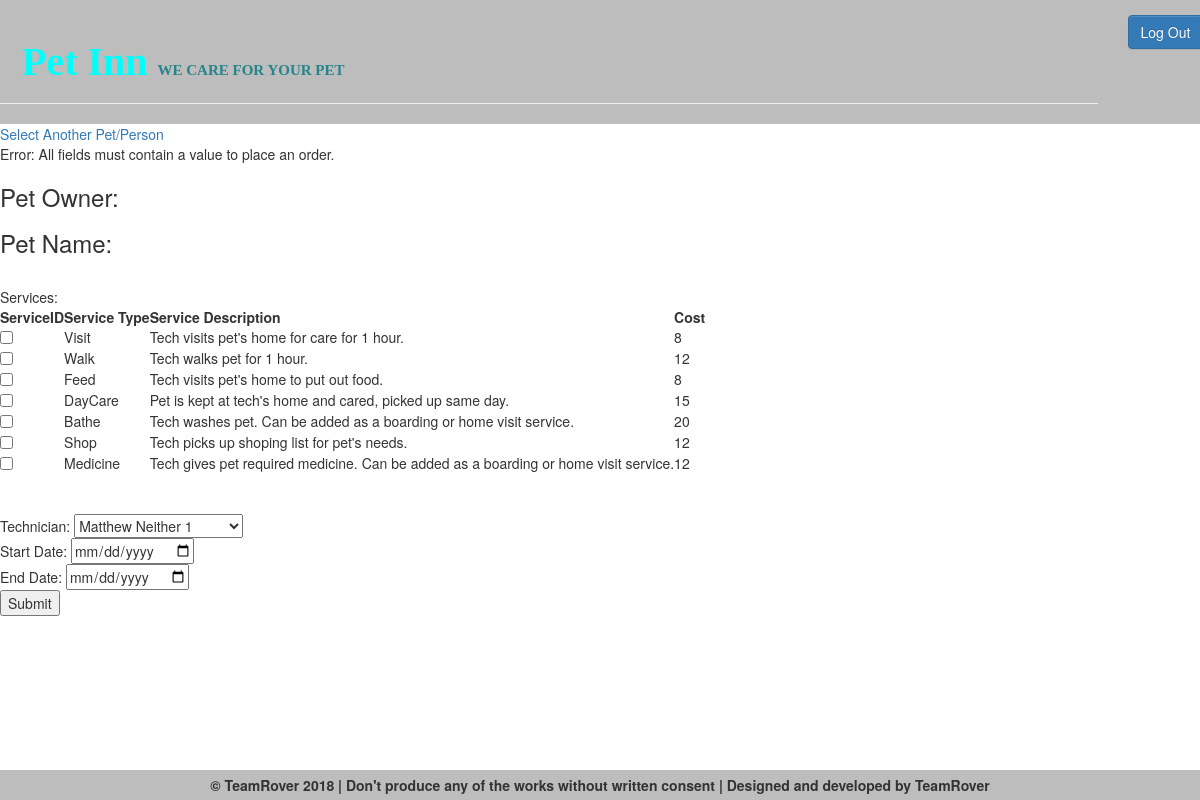
Page /ProjectTurnIN/ProjectCode/html/orderForm.php on the committed database.
### tables this page shows
CREATE TABLE `services` (
  `ServiceID` int(11) NOT NULL,
  `ServiceType` varchar(45) NOT NULL,
  `Description` varchar(255) NOT NULL,
  `Cost` float NOT NULL,
  PRIMARY KEY (`ServiceID`)
);

### ProjectTurnIN/ProjectCode/html/orderForm.php (the view, shortened to what this page needs)
<?php
    require_once('access.php');
?>
<!DOCTYPE html>
<html>
<head>
</head>
<body>
<?php include('header.php'); ?>
<a href = "./placeorder.php">Select Another Pet/Person</a>
<?php
    $pet_id      = $_SESSION['order_petid'];
    $person_name = $_SESSION['order_person'];
    $pet_name    = $_SESSION['order_pet'];
    $service_ok      = false;
    $serve_id_string = '';
    $start_date_ok = true;
    if(!isset($_POST['start_date'])) {
        $start_date_ok = false;
    }
    $end_date_ok = true;
    if(!isset($_POST['end_date'])) {
        $end_date_ok = false;
    }
    $technician_ok = true;
    if(!isset($_POST['technician'])) {
        $technician_ok = false;
    } else {
        $_SESSION['order_technician'] = $_POST['technician'];
    }
    if($service_ok && $start_date_ok && $end_date_ok && $technician_ok) {
        $_SESSION['order_startdate'] = $_POST['start_date'];
        $_SESSION['order_enddate']   = $_POST['end_date'];
        $query_parts = explode(" ", $_POST['technician']);
        $tech_id     = $query_parts[2];
        $query_parts     = explode("xxx", $serve_id_string);
        $serve_id_string = '';
        for($i=0;$i<count($query_parts)-2;$i++) {
            $serve_id_string .= $query_parts[$i];
        }
        $total_cost = 0;
        $sql        = "SELECT * FROM services WHERE ServiceID IN (" . $serve_id_string . ") ";
        $stmt       = $db->prepare($sql);
        $stmt->execute();
        while($row = $stmt->fetch(PDO::FETCH_ASSOC)) {
            $total_cost+=$row['Cost'];
        }
        $stmt = $db->prepare("SELECT max(OrderID) AS oid_ FROM orders");
        $stmt->execute();
        while($row=$stmt->fetch(PDO::FETCH_ASSOC)) {
            $new_id = $row['oid_'] + 1;
        }
        $stmt = $db->prepare("INSERT INTO orders (OrderID, PetID, TechID, StartDate, EndDate) VALUES (?, ?, ?, ?, ?)");
        $stmt->execute(array($new_id, $pet_id, $tech_id, $_SESSION['order_startdate'], $_SESSION['order_enddate']));
        $_SESSION['order_finalorderid'] = $new_id;
        $stmt = $db->prepare("SELECT max(OrderServiceID) AS oid_ FROM orderservices");
        $stmt->execute();
        while($row=$stmt->fetch(PDO::FETCH_ASSOC)) {
            $new_id_os = $row['oid_'];
        }
        for ($i=0; $i<$_SESSION['order_servicecount'];$i++) {
            if (isset($_SESSION['order_serviceid_' . $i])) {
                $new_id_os++;
                $stmt = $db->prepare("INSERT INTO orderservices (OrderServiceID, OrderID, ServiceID) VALUES (?, ?, ?)");
                $stmt->execute(array($new_id_os, $new_id, $_SESSION['order_serviceid_' . $i]));
            }
        }
        $_SESSION['order_totalcost'] = $total_cost;
        if(isset($_POST['submit'])) {
            $spf = sprintf("Location: ./placeOrder.php");
            header($spf);
        }
    } else {
        echo "<br>Error: All fields must contain a value to place an order.";
    }
?>
<?php printf("<h3>Pet Owner: " . $person_name . "</h3><h3>Pet Name: " . $pet_name . "</h3><br>");?>
<form method="post" action="">
    Services:
    <?php
        try {
            $stmt=$db->prepare("SELECT * FROM services");
            $stmt->execute();
            printf('<table bgcolor="bdc0ff" cellpadding="20">');
            printf("<tr><b><th>ServiceID</th><th>Service Type</th> <th>Service Description</th> <th>Cost</th></b></tr>");
            while($row = $stmt->fetch(PDO::FETCH_ASSOC)) {
                printf("<tr><b><td>%s</td> <td>%s</td> <td>%s</td> <td>%s</td></b></tr>", '<input type = "checkbox" name = serviceid_' . $row["ServiceID"] . ' value=' . $row["ServiceID"] .'>'
                       , $row["ServiceType"], $row["Description"], $row["Cost"]);
            }
            printf("</table>");
            echo "<br>";
        }
        catch(PDOException $e) {
            prinf("There was a problem connecting to the database: %s", $e->getMessage());
        }
    ?><br>
    Technician:
    <select name="technician">
    <?php
        try{
            $stmt=$db->prepare("SELECT * FROM tech INNER JOIN (SELECT person.PersonId, person.FName, person.LName FROM person) AS view1 ON tech.PersonID = view1.PersonID");
            $stmt->execute();
            while($row = $stmt->fetch(PDO::FETCH_ASSOC)) {
                $val = $row['FName'] . " " . $row['LName'] . " " . $row['TechID'];
                echo "<option value = '" . $val . "'>" . $val . "</option>";
            }
        }
        catch(PDOException $e) {
            prinf("There was a problem connecting to the database: %s", $e->getMessage());
        }
    ?>
    </select> <br>
    Start Date: <input type="date" name="start_date" value=""><br>
    End Date: <input type="date" name="end_date" value=""><br>
    <input type="submit" name="submit" value="Submit"><br>
</form>
<?php include('footer.php'); ?>
</body>
</html>

### ProjectTurnIN/ProjectCode/html/header.php (shortened to what this page needs)
<!DOCTYPE html>
<html>
	<head>
		<link rel="stylesheet" href="https://maxcdn.bootstrapcdn.com/bootstrap/3.3.7/css/bootstrap-theme.min.css">
		<link rel="stylesheet" href="https://maxcdn.bootstrapcdn.com/bootstrap/3.3.7/css/bootstrap.min.css">
	</head>
	<body class="headerCls">
		<div class="row header">
			<div class="col-md-11 col-lg-11">
				<div class="page-header">
				  <h3 class="headStyle">Pet Inn <small class="sloganStyle">WE CARE FOR YOUR PET</small></h3>
				</div>
			</div>
			<div class="col-md-1 col-lg-1">
				<button type="button" class="btn btn-primary logOut" onclick="logOut();">Log Out</button>
			</div>
		</div>
	</body>
</html>

### ProjectTurnIN/ProjectCode/html/footer.php (shortened to what this page needs)
<!DOCTYPE html>
<html>
	<head>
		<link rel="stylesheet" href="https://maxcdn.bootstrapcdn.com/bootstrap/3.3.7/css/bootstrap-theme.min.css">
		<link rel="stylesheet" href="https://maxcdn.bootstrapcdn.com/bootstrap/3.3.7/css/bootstrap.min.css">
	</head>
	<body class="footerCls">
	<center>
		<div class="footer">
			<div class="col-md-12 col-lg-12">
				<center><b> © TeamRover 2018 | Don't produce any of the works without written consent | Designed and developed by TeamRover </b></center>
			</div>
		</div>
	</center>
	</body>
</html>

### ProjectTurnIN/ProjectCode/html/header.php (style rules this page uses)
.header { background-color:#bdbdbd !important; }
.headStyle { font-size: 4rem !important; font-family: vivaldi !important; font-weight: bold !important; color: #00fffc !important; margin-left: 2% !important; }
.sloganStyle { font-size: 1.5rem !important; font-family: bodoni MT !important; font-weight: bold !important; color: #27848B !important; }
.logOut { margin-top:20% !important; }

### ProjectTurnIN/ProjectCode/html/footer.php (style rules this page uses)
.footer { padding: 5px; position: fixed; left: 0; bottom: 0; width: 100%; text-align: center; background-color:#bdbdbd; }

### rows in the picture
services: ServiceType "Visit", Description "Tech visits pet's home for care for 1 hour.", Cost "8"
services: ServiceType "Walk", Description "Tech walks pet for 1 hour.", Cost "12"
services: ServiceType "Feed", Description "Tech visits pet's home to put out food.", Cost "8"
services: ServiceType "DayCare", Description "Pet is kept at tech's home and cared, picked up same day.", Cost "15"
services: ServiceType "Bathe", Description "Tech washes pet. Can be added as a boarding or home visit service.", Cost "20"
services: ServiceType "Shop", Description "Tech picks up shoping list for pet's needs.", Cost "12"
services: ServiceType "Medicine", Description "Tech gives pet required medicine. Can be added as a boarding or home visit service.", Cost "12"

### other values in the picture
form field technician "Matthew Neither 1"
